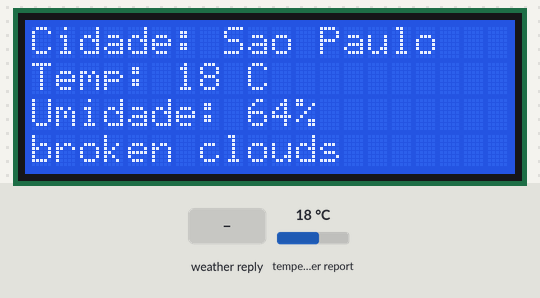
Simulated run of this program. Board: ESP32 board running MicroPython. Shown: 20×4 character LCD. The test bench sets the inputs (shaded band); at power-on: temperature in the web weather report 18 °C. WiFi joins after 1.5 s; no MQTT or app messages arrive unless stated; requests to the public web service named in the program get a made-up reply in its usual format after 0.4 s (London, UTC, broken clouds, 64 % humidity, 1013 hPa unless stated); library files of the repository ran but are not shown: i2c_lcd.py; what the program prints to the serial console is not drawn.

Above: at 3.8 s.
3.9 s: the web weather report turns to Clear
At 18.9 s:
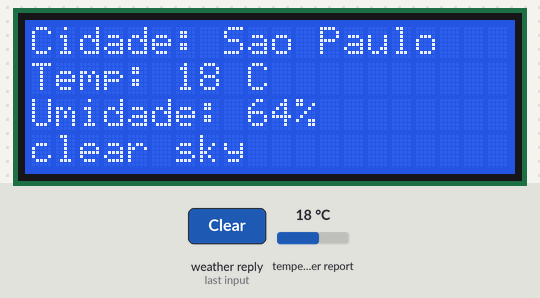
20.0 s: the web weather report turns to Rain
At 35.0 s:
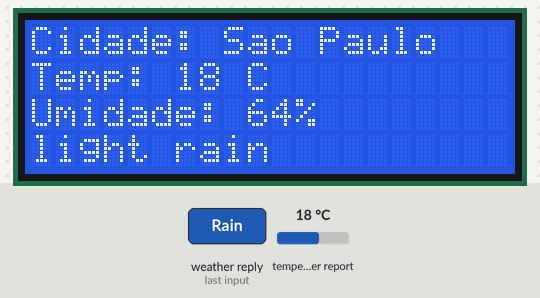
35.4 s: the web weather report turns to Snow
At 49.9 s:
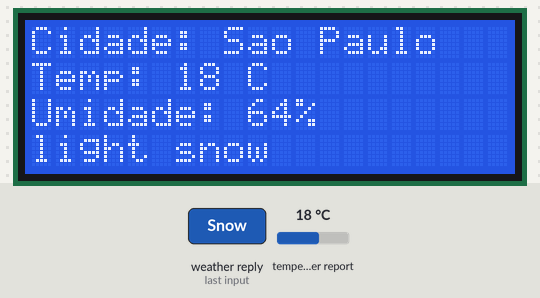
50.8 s: the web weather report turns to Thunderstorm
At 66.0 s:
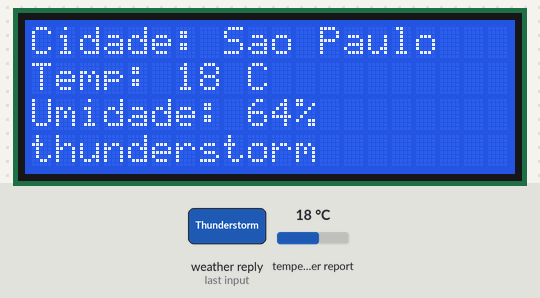
66.3 s: the web weather report turns to Mist
At 80.9 s:
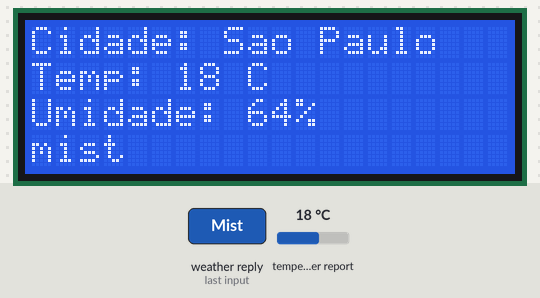
Timing chart, 0 to 82.4 s (numbered marks = the images above; inputs shaded):
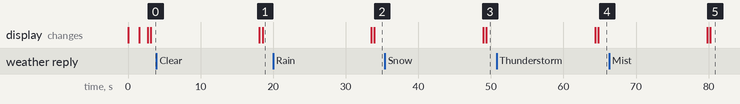

The program:

main.py
```python
import network
import time
import json
from machine import Pin, I2C
from i2c_lcd import I2cLcd
import urequests
from umqtt.simple import MQTTClient

# --- CONFIGURAÇÕES DE REDE E API ---
SSID = "Wokwi-GUEST"
PASSWORD = ""

API_KEY = "66608d49d80bb4eca2ac840c408bc7e4"
CIDADE = "Sao%20Paulo"

# --- CONFIGURAÇÕES MQTT ---
MQTT_BROKER = "broker.hivemq.com"
MQTT_PORT = 1883
MQTT_CLIENT_ID = "esp32_fiap_grupo01"
MQTT_TOPIC = "fiap/iot/grupo01/temperatura"

# --- CONFIGURAÇÃO DO DISPLAY LCD I2C ---
i2c = I2C(0, sda=Pin(21), scl=Pin(22), freq=400000)
lcd = I2cLcd(i2c, 0x27, 4, 20)

lcd.putstr("Conectando Wi-Fi...")

# --- CONEXÃO WI-FI ---
wifi = network.WLAN(network.STA_IF)
wifi.active(True)
wifi.connect(SSID, PASSWORD)

while not wifi.isconnected():
    time.sleep(0.5)

lcd.clear()
lcd.putstr("Wi-Fi Conectado!")
time.sleep(1)

# --- CONEXÃO MQTT ---
client = MQTTClient(MQTT_CLIENT_ID, MQTT_BROKER, port=MQTT_PORT)
client.connect()

url = (
    "https://api.openweathermap.org/data/2.5/weather"
    "?q=" + CIDADE +
    "&appid=" + API_KEY +
    "&units=metric"
)

while True:
    try:
        lcd.clear()
        lcd.putstr("Buscando dados...")

        response = urequests.get(url)

        if response.status_code == 200:
            dados = response.json()
            temp = dados["main"]["temp"]
            hum = dados["main"]["humidity"]
            cond = dados["weather"][0]["description"]

            # Exibe no LCD 20x4
            lcd.clear()
            lcd.putstr("Cidade: " + dados["name"][:12])
            lcd.move_to(0, 1)
            lcd.putstr("Temp: " + str(temp) + " C")
            lcd.move_to(0, 2)
            lcd.putstr("Umidade: " + str(hum) + "%")
            lcd.move_to(0, 3)
            lcd.putstr(cond[:20])

            # Publica via MQTT em formato JSON
            payload = {
                "temperatura": temp,
                "umidade": hum,
                "cidade": dados["name"]
            }
            client.publish(MQTT_TOPIC, json.dumps(payload))
            print("Dados publicados via MQTT:", payload)

        else:
            lcd.clear()
            lcd.putstr("Erro API: " + str(response.status_code))

        response.close()

    except Exception as e:
        print("Erro no ciclo:", e)

    # Aguarda 15 segundos antes de atualizar novamente
    time.sleep(15)
```

Measured:
- after the input at 3.9 s, the display: first differs from a run without the input after 14.6 s (image 1)
- after the input at 20.0 s, the display: first differs from a run without the input after 14.0 s (image 2)
- after the input at 35.4 s, the display: first differs from a run without the input after 14.0 s (image 3)
- after the input at 50.8 s, the display: first differs from a run without the input after 14.0 s (image 4)
- after the input at 66.3 s, the display: first differs from a run without the input after 13.9 s (image 5)
